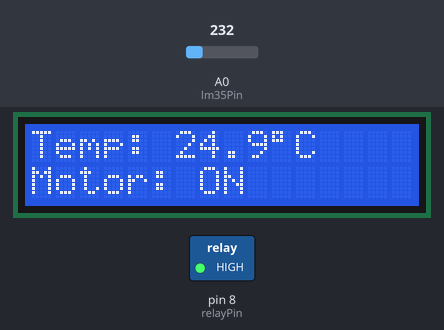
This sketch was run on a simulated Arduino Uno, built with avr-gcc and run on an emulated ATmega328P. Parts: 16×2 character LCD, switched loads named in the sketch (green lamp = pin HIGH). Inputs (shaded band) come from the test bench; at power-on: A0 (lm35Pin) = 232. What the sketch prints to the serial monitor is not drawn.

Above: at 1.2 s.
1.3 s: A0 (lm35Pin) set to 286
At 2.8 s:
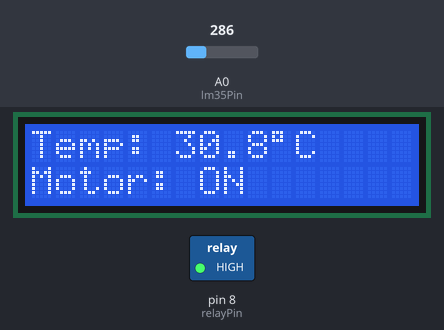
3.2 s: A0 (lm35Pin) set to 313
At 4.1 s:
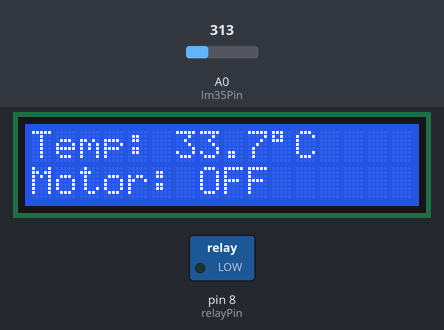
4.8 s: A0 (lm35Pin) set to 290
At 5.4 s:
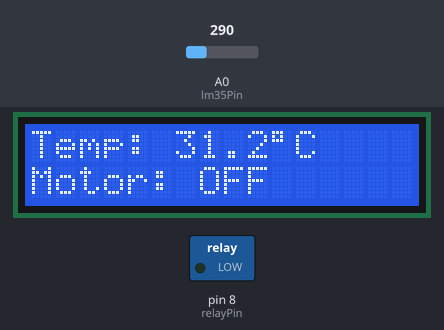
Timing chart, 0 to 7.8 s (numbered marks = the images above; inputs shaded):
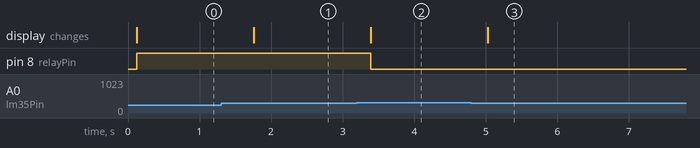

Measured:
- the behaviour switches between 297 and 298 on A0 (lm35Pin) (found by bisection; images 1 and 2)
- after the input at 1.3 s, the display: changes after 0.46 s (image 1)
- after the input at 3.2 s, pin 8 (relayPin): HIGH → LOW after 0.19 s; the display: changes after 0.19 s (image 2)
- after the input at 4.8 s, the display: changes after 0.23 s (image 3)

The sketch:

implementacija1.ino
```cpp
#include <Wire.h>
#include <LiquidCrystal_I2C.h>

LiquidCrystal_I2C lcd(0x27, 16, 2);

const int lm35Pin = A0;
const int relayPin = 8;

// GRANICE ZA HLAĐENJE (Histereza):
const float pragPali = 32.0; // Pali motor
const float pragGasi = 28.0; // Ugasi motor

bool motorRadi = false;
bool motorUgasenZbogZastite = false;

void setup() {
  Serial.begin(9600);

  // KLJUČNO: Koristimo stabilnih 1.1V
  analogReference(INTERNAL);

  pinMode(relayPin, OUTPUT);
  digitalWrite(relayPin, LOW); // Inicijalno ugašeno

  lcd.init();
  lcd.backlight();

  lcd.setCursor(0, 0);
  lcd.print("Temp:");
  lcd.setCursor(0, 1);
  lcd.print("Motor: OFF");
}

void loop() {
  // Čitanje sa filterom (30 uzoraka) za stabilnost
  long suma = 0;
  for (int i = 0; i < 30; i++) {
    suma += analogRead(lm35Pin);
    delay(1);
  }
  float prosecanAnalog = (float)suma / 30.0;

  // NOVA MATEMATIKA ZA 1.1V REFERENCU:
  // vout = prosecanAnalog * (1.1 / 1023.0)
  // tempC = vout * 100.0 -> što je isto što i:
  float tempC = prosecanAnalog * (110.0 / 1023.0);

  // Slanje za Octave
  Serial.println(tempC);

  // LCD prikaz temperature
  lcd.setCursor(6, 0);
  lcd.print(tempC, 1);
  lcd.print((char)223);
  lcd.print("C ");

  // LOGIKA ZAŠTITE
  if (tempC >= pragPali) {
    motorUgasenZbogZastite = true; // Pretoplo
  }
  else if (tempC <= pragGasi) {
    motorUgasenZbogZastite = false; // Ohlađeno
  }

  // Izvršavanje na releju (HIGH = MOTOR RADI)
  lcd.setCursor(7, 1);
  if (motorUgasenZbogZastite) {
    digitalWrite(relayPin, LOW); // KADA JE UGAŠEN
    lcd.print("OFF");
  } else {
    digitalWrite(relayPin, HIGH); // KADA JE UKLJUČEN
    lcd.print("ON ");
  }

  delay(500);
}
```
